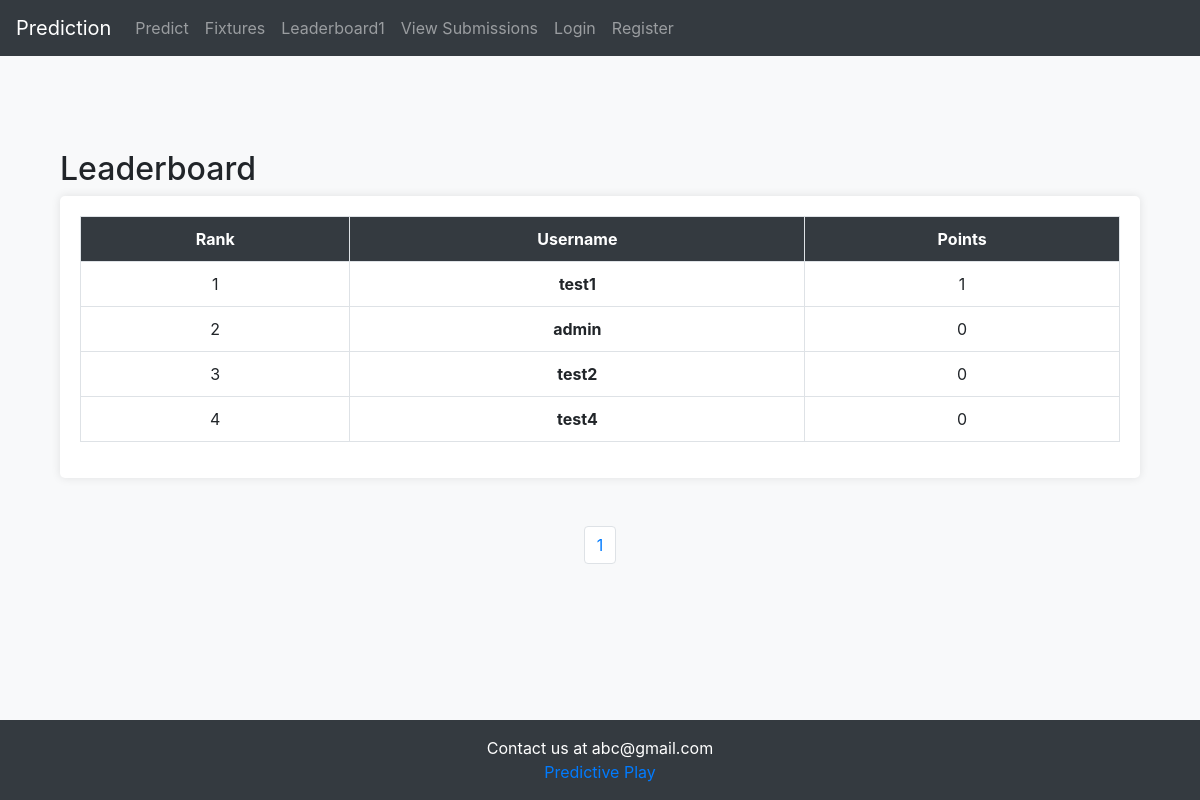
The app's page /leaderboard, older data.
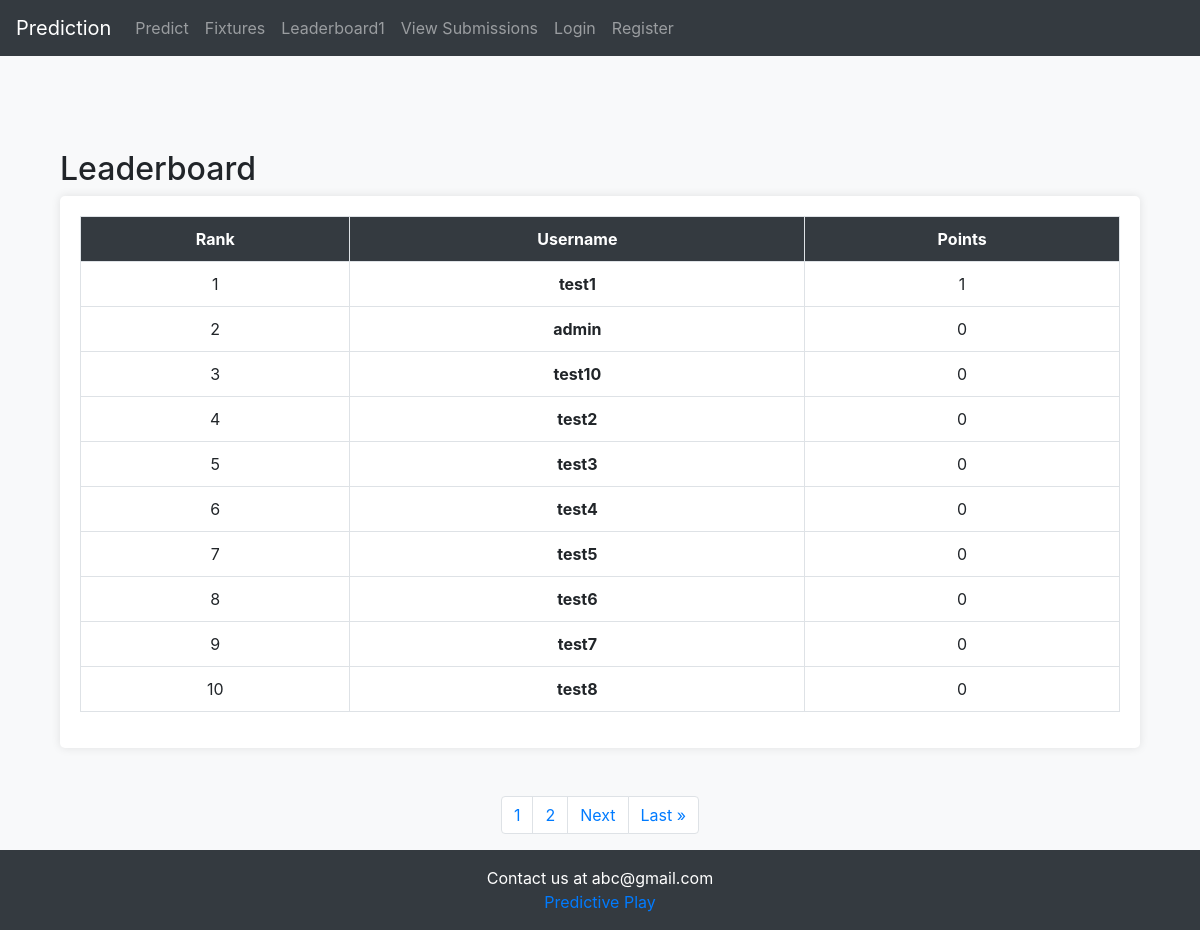
The same page, newer data.
### predictsa20/models.py (models this page shows, shortened)
class UserInfo(models.Model):
    user = models.OneToOneField(User, on_delete=models.CASCADE)
    score = models.PositiveIntegerField('Score', default=0)

### predictsa20/views.py (the view)
# urls.py: path("leaderboard", views.leaderboard, name="leaderboard"),
def leaderboard(request):
    user_list = UserInfo.objects.all().order_by('-score','user__username')
    for rank, user_info in enumerate(user_list, start=1):
        user_info.rank = rank
    p = Paginator(user_list,10)
    page = request.GET.get('page')
    users = p.get_page(page)
    nums = "a" * users.paginator.num_pages
    return render(request,'predictsa20/leaderboard.html',{'user_list':user_list,'users':users,'nums':nums})

### predictsa20/templates/predictsa20/leaderboard.html (shortened to what this page needs)
{% extends 'predictsa20/base.html'%}
{% block content %}
<head>
    <link rel="stylesheet" href="https://stackpath.bootstrapcdn.com/bootstrap/4.3.1/css/bootstrap.min.css">
</head>
<body>
    <div class="container leaderboard-container">
        <h2>Leaderboard</h2>
        <div class="leaderboard-table">
            <table class="table table-bordered">
                <tr>
                    <th>Rank</th>
                    <th class="username-column">Username</th>
                    <th>Points</th>
                </tr>
                {% for user in users %}
                <tr>
                    <td>{{ user.rank }}</td>
                    <td class="username-column">{{ user.user }}</td>
                    <td>{{ user.score }}</td>
                </tr>
                {% endfor%}
            </table>
        </div>
    </div>
    <br>
    <br>
    <nav aria-label="Page navigation example">
        <ul class="pagination justify-content-center">
        {% for i in nums %}
            <li class="page-item"><a class="page-link" href="?page={{ forloop.counter }}">{{ forloop.counter }}</a></li>
        {% endfor %}
        {% if users.has_next %}
            <li class="page-item"><a class="page-link" href="?page={{ users.next_page_number }}">Next</a></li>
            <li class="page-item"><a class="page-link" href="?page={{ users.paginator.num_pages}}">Last &raquo</a></li>
        {% endif%}
        </ul>
    </nav>
{% endblock %}

Row changes from the older to the newer data that the page shows:
added UserInfo: rank "3", user "test10", score "0"
computed for UserInfo "test2": rank "3" → "4"
added UserInfo: rank "5", user "test3", score "0"
computed for UserInfo "test4": rank "4" → "6"
added UserInfo: rank "7", user "test5", score "0"
added UserInfo: rank "8", user "test6", score "0"
added UserInfo: rank "9", user "test7", score "0"
added UserInfo: rank "10", user "test8", score "0"
Text that changed along with them:
new list line: "2"
text now shown: "Next Last »"
